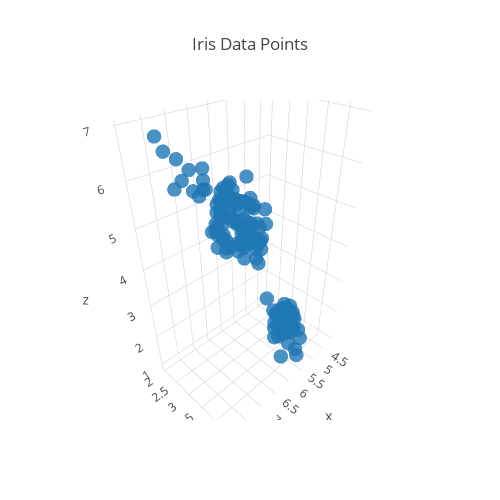

Notebook code cell kept with this figure:
### Code cell
# https://ipyvolume.readthedocs.io/en/latest/

import plotly
import plotly.plotly as py
import plotly.graph_objs as go

import pandas as pd
from sklearn import datasets

# https://plot.ly/python/3d-scatter-plots/

plotly.offline.init_notebook_mode(connected=True)

# Read data from a csv
iris_data = datasets.load_iris()
df = pd.DataFrame(iris_data['data'], columns=iris_data['feature_names'])

trace = go.Scatter3d(
    x = df['sepal length (cm)'].values,
    y = df['sepal width (cm)'].values,
    z = df['petal length (cm)'].values,
    mode = "markers",
    marker=dict(
        size=5,
        opacity=0.8
    )    
)

layout = go.Layout(
    title='Iris Data Points',
    autosize=False,
    width=500,
    height=500
)

plotly.offline.iplot({
    "data": [trace],
    "layout": layout
})

### Figure 1 — Plotly figure (JSON) as saved in the notebook; plotly's stock layout.template omitted (floating-point values rounded to 4 significant figures; data arrays with more than 128 entries replaced by an {"elided": "..."} marker saying what was removed)
{"data": [{"marker": {"opacity": 0.8, "size": 5}, "mode": "markers", "type": "scatter3d", "uid": "73779103-a5b2-4b79-92fd-2d10062bb19a", "x": {"elided": "150 float values"}, "y": {"elided": "150 float values"}, "z": {"elided": "150 float values"}}], "layout": {"autosize": false, "height": 500, "title": "Iris Data Points", "width": 500}}
